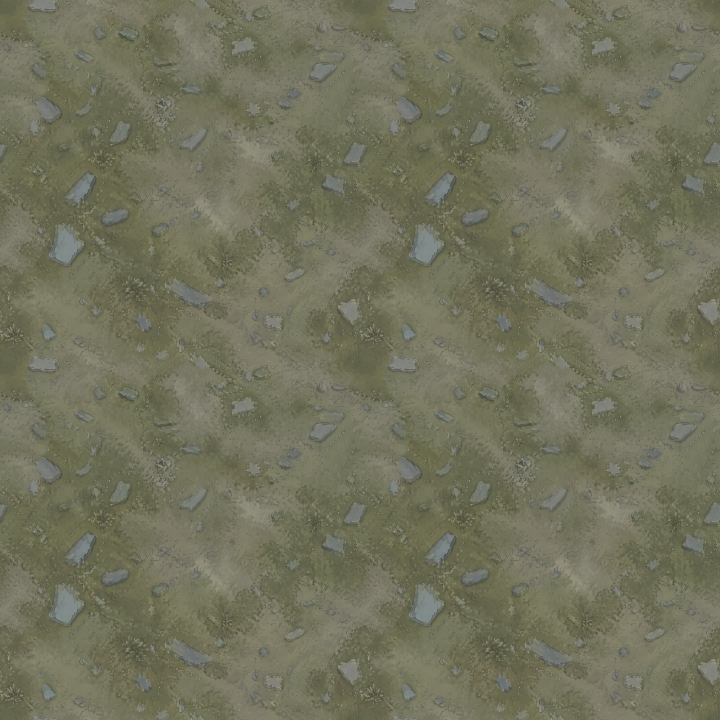
#> input picture output/art/map-ground-seam-repair/preview-2x2.png, 1440 x 1440 px (shown at 1/2 size)
$ python repair-ground-tile.py ../output/art/map-ground-seam-repair/preview-2x2.png out.png
#> lines starting #> are read from the running program, lines starting #| are printed output that depends on the picture
"""Make a periodic ground tile using narrow, content-aware overlap seams."""

import argparse
import hashlib
import json
from pathlib import Path

import numpy as np
from PIL import Image


def seam_cost(a, b, radius):
    difference = np.mean((a - b) ** 2, axis=2)
    padded = np.pad(difference, ((0, 0), (radius, radius)), mode="edge")
    sums = np.pad(np.cumsum(padded, axis=1), ((0, 0), (1, 0)))
    return (sums[:, 2 * radius + 1:] - sums[:, :-2 * radius - 1]) / (2 * radius + 1)


def minimum_seam(cost, margin, closed):
    height, width = cost.shape
    cost = cost.copy()
    cost[:, :margin] = np.inf
    cost[:, -margin:] = np.inf
    starts = np.arange(margin, width - margin, 12) if closed else None
    count = len(starts) if closed else 1
    parents = np.zeros((count, height, width), dtype=np.int8)
    previous = np.full((count, width), np.inf)
    if closed:
        previous[np.arange(count), starts] = cost[0, starts]
    else:
        previous[0] = cost[0]
    for row in range(1, height):
        left = np.pad(previous[:, :-1], ((0, 0), (1, 0)), constant_values=np.inf)
        right = np.pad(previous[:, 1:], ((0, 0), (0, 1)), constant_values=np.inf)
        choices = np.stack((left, previous, right))
        parents[:, row] = np.argmin(choices, axis=0).astype(np.int8) - 1
        previous = np.min(choices, axis=0) + cost[row]
    if closed:
        candidate = int(np.argmin(previous[np.arange(count), starts]))
        column = int(starts[candidate])
    else:
        candidate, column = 0, int(np.argmin(previous[0]))
    result = np.empty(height, dtype=np.int32)
    result[-1] = column
    for row in range(height - 1, 0, -1):
        column += int(parents[candidate, row, column])
        result[row - 1] = column
    if closed:
        assert result[0] == result[-1], "Second seam must close across the first axis."
    return result


def stitch_horizontal(image, overlap, feather, closed=False):
    width = image.shape[1] - overlap
    a, b = image[:, width:], image[:, :overlap]
    path = minimum_seam(seam_cost(a, b, feather), feather * 2, closed)
    fraction = np.clip(
        (np.arange(overlap)[None, :] - path[:, None] + feather) / (2 * feather), 0, 1
    )
    fraction = (fraction * fraction * (3 - 2 * fraction))[:, :, None]
    result = image[:, :width].copy()
    result[:, :overlap] = a * (1 - fraction) + b * fraction
    return result, path


def metrics(image):
    pixels = image.astype(np.float32)
    horizontal = np.mean(np.abs(pixels[:, 1:] - pixels[:, :-1]), axis=(0, 2))
    vertical = np.mean(np.abs(pixels[1:] - pixels[:-1]), axis=(1, 2))
    return {
        "left_right_mean_difference": float(np.mean(np.abs(pixels[:, 0] - pixels[:, -1]))),
        "top_bottom_mean_difference": float(np.mean(np.abs(pixels[0] - pixels[-1]))),
        "interior_horizontal_median": float(np.median(horizontal)),
        "interior_vertical_median": float(np.median(vertical)),
    }


def preview(image, file, size):
    image = image.copy()
    image.thumbnail((size, size), Image.Resampling.LANCZOS)
    image.save(file)


def main():
    parser = argparse.ArgumentParser()
    parser.add_argument("source", type=Path)
    parser.add_argument("output", type=Path)
    parser.add_argument("--overlap", type=int, default=256)
    parser.add_argument("--feather", type=int, default=8)
    args = parser.parse_args()
    source_hash = hashlib.sha256(args.source.read_bytes()).hexdigest()
    original = Image.open(args.source).convert("RGB")
#> original is the input picture: PIL image 1440x1440 RGB; mean R, G, B 114.1, 114.3, 92.6
    pixels = np.asarray(original).astype(np.float32)
    assert min(original.size) > args.overlap * 3
    assert args.overlap > args.feather * 8
    stitched, x_path = stitch_horizontal(pixels, args.overlap, args.feather)
#> in minimum_seam, `height, width = cost.shape`: height = 1440; width = 256
#> in minimum_seam, `cost[:, -margin:] = np.inf`:
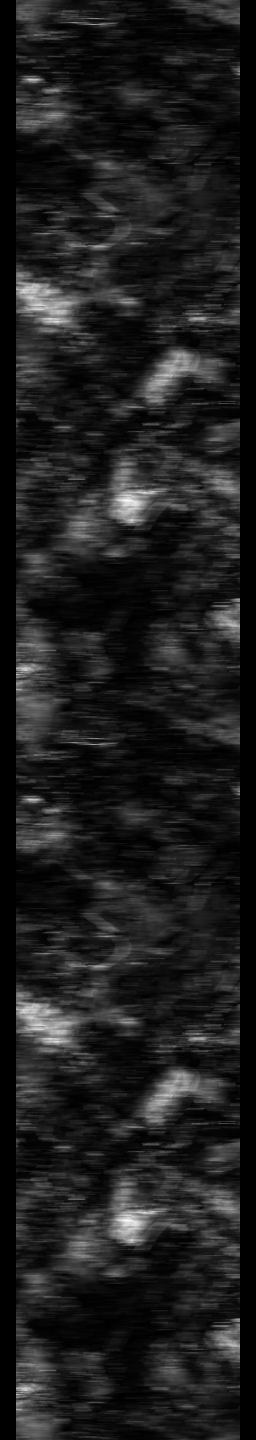
#> cost: shape (1440, 256) float32; 12.5% of the values are NaN or infinite; the others: min 1.88, max 2020.9, mean 277.4; drawn with min black, max white, NaN and infinite black
#> in minimum_seam, `candidate, column = 0, int(np.argmin(previous[0]))`: candidate = 0; column = 131
#> the loop in minimum_seam, `for row in range(height - 1, 0, -1):` made 1439 passes
#> column on passes 1 to 3: 130, 129, 128
#> after the loop in minimum_seam, `for row in range(height - 1, 0, -1):`: column = 149; result = 1440 values, max 184 at index 197, min 41 at index 539, mean 122.3
#> in stitch_horizontal, `path = minimum_seam(seam_cost(a, b, feather), feather * 2, closed)`: path has the same summary as result in minimum_seam
#> in stitch_horizontal, `result[:, :overlap] = a * (1 - fraction) + b * fraction`:
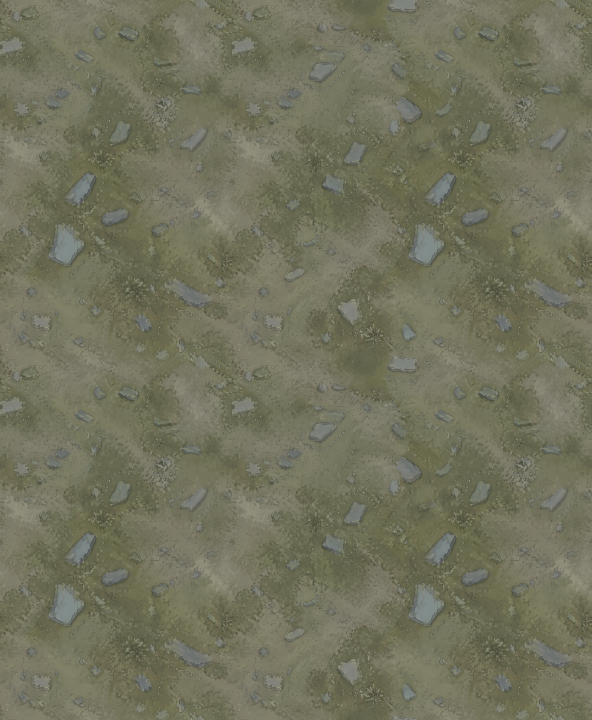
#> result: shape (1440, 1184, 3) float32 (shown at 1/2 size); mean R, G, B 114.4, 114.6, 92.8
#> x_path has the same summary as result in minimum_seam
    transposed, y_path = stitch_horizontal(
        stitched.transpose(1, 0, 2), args.overlap, args.feather, closed=True
    )
#> call 2 of stitch_horizontal, with overlap = 256, feather = 8, closed = True
#> call 2 of minimum_seam, with margin = 16, closed = True
#> in minimum_seam (call 2), `height, width = cost.shape`: height = 1184
#> in minimum_seam (call 2), `cost[:, -margin:] = np.inf`:
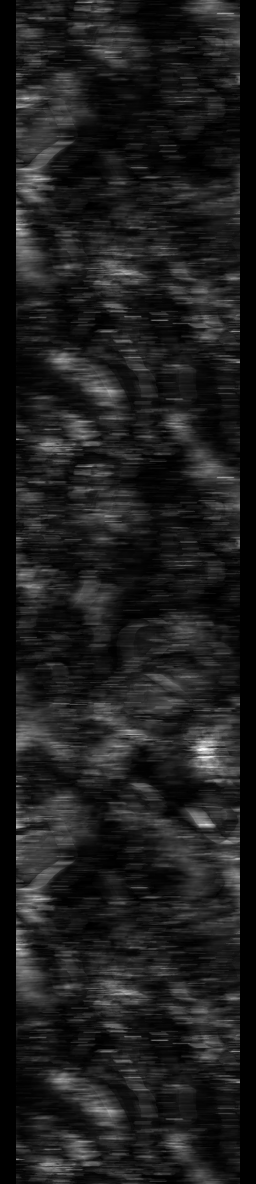
#> cost: shape (1184, 256) float32; 12.5% of the values are NaN or infinite; the others: min 1.98, max 1831.5, mean 252.1; drawn with min black, max white, NaN and infinite black
#> in minimum_seam (call 2), `candidate = int(np.argmin(previous[np.arange(count), starts]))`: candidate = 11
#> in minimum_seam (call 2), `column = int(starts[candidate])`: column = 148
#> the loop in minimum_seam (call 2), `for row in range(height - 1, 0, -1):` made 1183 passes
#> column on passes 1 to 3: 149, 148, 148
#> after the loop in minimum_seam (call 2), `for row in range(height - 1, 0, -1):`: result = 1184 values, max 161 at index 22, min 63 at index 294, mean 108.8
#> in stitch_horizontal (call 2), `path = minimum_seam(seam_cost(a, b, feather), feather * 2, closed)`: path has the same summary as result in minimum_seam
#> in stitch_horizontal (call 2), `fraction = np.clip( (np.arange(overlap)[None, :] - path[:, None] + fea..`:
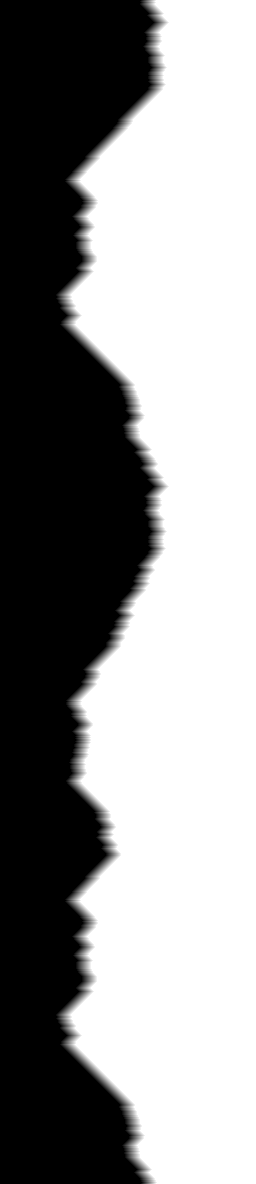
#> fraction: shape (1184, 256) float64; min 0, max 1, mean 0.573
#> in stitch_horizontal (call 2), `result[:, :overlap] = a * (1 - fraction) + b * fraction`:
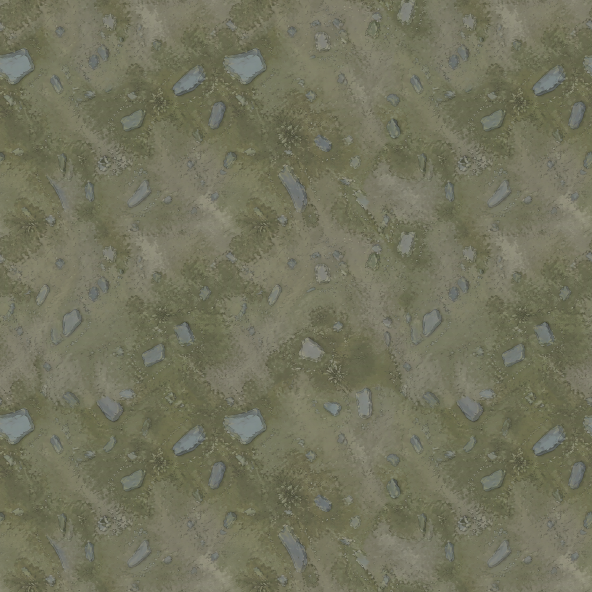
#> result: shape (1184, 1184, 3) float32 (shown at 1/2 size); mean of channels 0, 1, 2 114.1, 114.3, 92.6; drawn as R, G, B
#> y_path has the same summary as result in minimum_seam
    repaired = np.clip(np.rint(transposed.transpose(1, 0, 2)), 0, 255).astype(np.uint8)
    image = Image.fromarray(repaired)
    core = repaired[args.overlap:, args.overlap:]
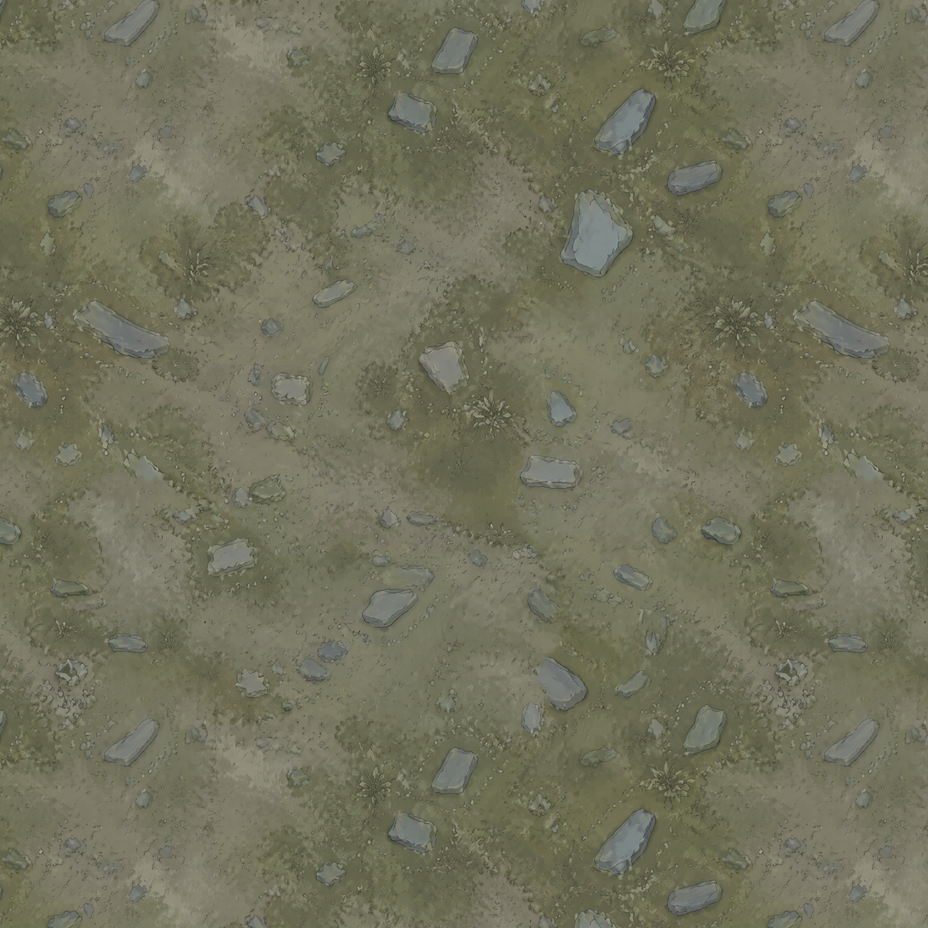
#> core: shape (928, 928, 3); mean of channels 0, 1, 2 114, 114.2, 92.4; drawn as R, G, B
    assert np.array_equal(
        core, pixels[args.overlap:image.height, args.overlap:image.width]
    ), "The central artwork must remain byte-for-byte unchanged."
    output_metrics = metrics(repaired)
#> in metrics, `horizontal = np.mean(np.abs(pixels[:, 1:] - pixels[:, :-1]), axis=(0, ..`: horizontal = 1183 values, max 5.55 at index 186, min 2.34 at index 842, mean 3.79
#> in metrics, `vertical = np.mean(np.abs(pixels[1:] - pixels[:-1]), axis=(1, 2))`: vertical = 1183 values, max 5.14 at index 583, min 2.5 at index 854, mean 3.64
#> output_metrics = {'left_right_mean_difference': 4.22, 'top_bottom_mean_difference': 3.66, 'interior_horizontal_median': 3.79, 'interior_vertical_median': 3.61}
    for edge, interior in (
        ("left_right_mean_difference", "interior_horizontal_median"),
        ("top_bottom_mean_difference", "interior_vertical_median"),
    ):
        assert output_metrics[edge] <= 1.5 * output_metrics[interior], (
            f"{edge} is still stronger than typical neighboring pixel differences."
        )
    args.output.mkdir(parents=True, exist_ok=True)
    image.save(args.output / "ancient-sect-ground-seamless-v1.png")
    tiled = np.tile(repaired, (2, 2, 1))
    preview(Image.fromarray(tiled), args.output / "preview-2x2.png", 1440)
    offset = np.roll(repaired, (image.height // 2, image.width // 2), axis=(0, 1))
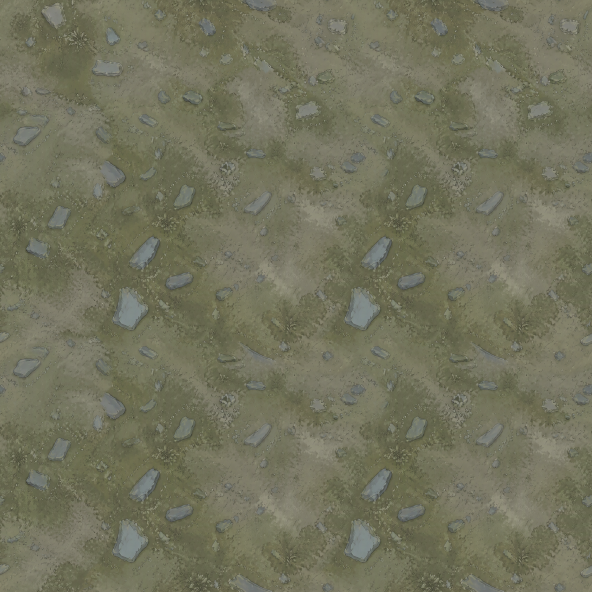
#> offset: shape (1184, 1184, 3) (shown at 1/2 size); mean of channels 0, 1, 2 114.1, 114.3, 92.6; drawn as R, G, B
    preview(Image.fromarray(offset), args.output / "preview-offset.png", 1200)
    report = {
        "method": "Minimum-error overlap seams with 16px feather; no AI generation or mirroring.",
        "source": str(args.source.resolve()),
        "source_sha256": source_hash,
        "source_size": list(original.size),
        "output_size": list(image.size),
        "overlap": args.overlap,
        "feather": args.feather,
        "source_metrics": metrics(pixels),
        "output_metrics": output_metrics,
        "unmodified_core_fraction": core.shape[0] * core.shape[1] / (image.width * image.height),
        "validation": "Both wrap edges within 1.5x normal interior variation; central pixels unchanged.",
        "horizontal_cut_range": [int(x_path.min()), int(x_path.max())],
        "vertical_cut_range": [int(y_path.min()), int(y_path.max())],
    }
    (args.output / "repair-report.json").write_text(
        json.dumps(report, indent=2, ensure_ascii=False) + "\n", encoding="utf-8"
    )
    assert hashlib.sha256(args.source.read_bytes()).hexdigest() == source_hash
    print(json.dumps(report, indent=2, ensure_ascii=True))
#> (printed output is left out)


if __name__ == "__main__":
    main()
